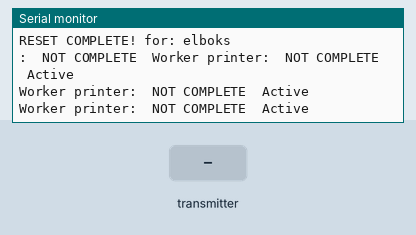
Recording of a sketch running on a simulated ESP32. Shown: the last lines printed to the serial monitor. The test bench sets the inputs (shaded band).

Above: at 5.2 s.
5.3 s: the transmitter starts sending completed = 0
At 5.9 s:
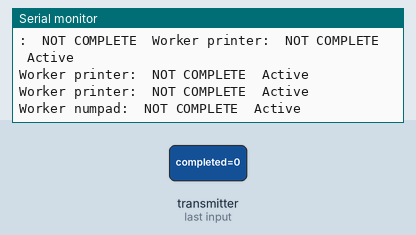
7.5 s: the transmitter starts sending completed = 1
At 9.4 s:
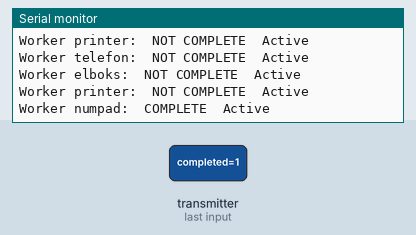

Measured:
- after the input at 5.3 s, the serial monitor: prints a new line after 0.21 s (image 1)
- after the input at 7.5 s, the serial monitor: prints a new line after 1.5 s (image 2)

The sketch:

Esp_now_controller_A.ino
```cpp
#include <esp_now.h>
#include <WiFi.h>
#include "message_structures.h"

#define NUMWORKERS 4

// for loop function
int workercount = 0;

// varibles for reset function
bool reseting = false;
int reset_worker_count = 0;

// variabler til data som skal ud til de forskellige enhederne
char phonenumber[9] = "11111111";  // 9 because of space for the null character 93996237
bool game_running = true;
char name[100] = "Mads Baunbæk";
char postnummer[5] = "1234";
bool start_printer = false;


// MAC adresses                                                                                                     ↓ workers id
uint8_t printer_macAdress[] = { 0xD8, 0xBC, 0x38, 0xFD, 0x06, 0x98 };     // mac adresse D8:BC:38:FD:06:98      B   0
uint8_t numpad_macAdress[] = { 0xE4, 0x65, 0xB8, 0x75, 0xC2, 0xF4 };      // mac adresse E4:65:B8:75:C2:F4      C   1
uint8_t telefon_macAdress[] = { 0xA8, 0x42, 0xE3, 0xAE, 0xAB, 0xE0 };     // mac adresse A8:42:E3:AE:AB:E0      D   2
uint8_t elboks_macAdress[] = { 0xD8, 0xBC, 0x38, 0xFD, 0x37, 0xC4 };      // mac adresse D8:BC:38:FD:37:C4      E   3
uint8_t controller_macAdress[] = { 0xD8, 0xBC, 0x38, 0xFD, 0x42, 0x28 };  // mac adresse D8:BC:38:FD:42:28      A

// array for names in same order as mac adress listed:
String worker_names[] = {"printer", "numpad", "telefon", "elboks"};
bool worker_completion[] = {false, false, false, false};

// array for peer info for esp now protocall
esp_now_peer_info_t workers[NUMWORKERS] = {};

// definer data varibler for hver enhed
worker_printer_struct printerData;
worker_numpad_struct numpadData;
worker_telefon_struct telefonData;
worker_elboks_struct elboksData;

// variabel for data der kommer ind fra enhederne
incomming_worker_message statusData;

// recieve function
void OnDataRecv(const uint8_t * mac, const uint8_t *incommingData, int len) {
  memcpy(&statusData, incommingData, sizeof(statusData));

  /*Serial.print("Data received: ");
  Serial.println(len);
  Serial.print("Game completed: ");
  Serial.println(statusData.completed);*/

  if (statusData.completed) {
    worker_completion[workercount] = true;

    switch(workercount) {
      case 0:

        break;
      case 1:

        break;
      case 2:

        break;
      case 3:
        start_printer = true;
        break;
    }
  }

  workercount++;
}

// sent function
void OnDataSent(const uint8_t *mac_addr, esp_now_send_status_t status) {
  //Serial.print("\r\nLast Packet Send Status:\t");
  if (status != ESP_NOW_SEND_SUCCESS) {
    workercount++;
  }

  if (reseting) {
    if (status != ESP_NOW_SEND_SUCCESS) {
      Serial.print("RESET FAILED! for: ");
      Serial.println(worker_names[reset_worker_count]);
    } else {
      Serial.print("RESET COMPLETE! for: ");
      Serial.println(worker_names[reset_worker_count]);
    }
    reset_worker_count++;
    delay(1000);

    if (reset_worker_count >= 4) {
      reset_worker_count = 0;
      reseting = false;
    }

  } else {
    Serial.println(status == ESP_NOW_SEND_SUCCESS ? "Active" : "Not Active");
  }
}

void call_worker(int workernumber) {
  esp_err_t result;
  switch(workernumber) {
    case 0:
      result = esp_now_send(workers[workernumber].peer_addr, (uint8_t *)&printerData, sizeof(printerData));
      break;
    case 1:
      result = esp_now_send(workers[workernumber].peer_addr, (uint8_t *)&numpadData, sizeof(numpadData));
      break;
    case 2:
      result = esp_now_send(workers[workernumber].peer_addr, (uint8_t *)&telefonData, sizeof(telefonData));
      break;
    case 3:
      result = esp_now_send(workers[workernumber].peer_addr, (uint8_t *)&elboksData, sizeof(elboksData));
      break;
  }

  Serial.print("Worker ");
  Serial.print(worker_names[workernumber]);
  Serial.print(":\t");

  if (worker_completion[workernumber]) {
    Serial.print("COMPLETE");
  } else {
    Serial.print("NOT COMPLETE");
  }

  Serial.print("\t");
}

void reset_workers() {
  reseting = true;

  printerData.game_running = false;
  numpadData.game_running = false;
  telefonData.game_running = false;
  elboksData.game_running = false;

  for (int i = 0; i < NUMWORKERS; i++) {
    call_worker(i);
    worker_completion[i] = false;
  }

  printerData.game_running = game_running;
  numpadData.game_running = game_running;
  telefonData.game_running = game_running;
  elboksData.game_running = game_running;
}


void setup() {
  Serial.begin(115200);

  WiFi.mode(WIFI_STA);  // Set ESP32 as a Wi-Fi Station

  if (esp_now_init() != ESP_OK) {  // Initilize ESP-NOW
    Serial.println("Error initializing ESP-NOW");
    return;
  }

  // adding worker printer
  memcpy(workers[0].peer_addr, printer_macAdress, 6);
  workers[0].channel = 0;
  workers[0].encrypt = false;

  if (esp_now_add_peer(&workers[0]) != ESP_OK) {
    Serial.print("Failed to add worker: ");
    Serial.println(worker_names[0]);
    return;
  }

  // adding worker numpad
  memcpy(workers[1].peer_addr, numpad_macAdress, 6);
  workers[1].channel = 0;
  workers[1].encrypt = false;

  if (esp_now_add_peer(&workers[1]) != ESP_OK) {
    Serial.print("Failed to add worker: ");
    Serial.println(worker_names[1]);
    return;
  }
  // adding worker telefon
  memcpy(workers[2].peer_addr, telefon_macAdress, 6);
  workers[2].channel = 0;
  workers[2].encrypt = false;

  if (esp_now_add_peer(&workers[2]) != ESP_OK) {
    Serial.print("Failed to add worker: ");
    Serial.println(worker_names[2]);
    return;
  }
  // adding worker elboks
  memcpy(workers[3].peer_addr, elboks_macAdress, 6);
  workers[3].channel = 0;
  workers[3].encrypt = false;

  if (esp_now_add_peer(&workers[3]) != ESP_OK) {
    Serial.print("Failed to add worker: ");
    Serial.println(worker_names[3]);
    return;
  }

  // register callback functions
  esp_now_register_send_cb(OnDataSent);
  esp_now_register_recv_cb(OnDataRecv);

  reset_workers();

  strcpy(telefonData.phonenumber, phonenumber);
  strcpy(printerData.name, name);
  strcpy(printerData.phonenumber, phonenumber);
  strcpy(printerData.postnummer, postnummer);

}


void loop() {
  telefonData.game_running = game_running;
  elboksData.game_running = game_running;
  printerData.game_running = game_running;

  printerData.print_numbers = start_printer;


  if (workercount >= 4) {
    workercount = 0;
    Serial.println();
  }
  call_worker(workercount);

  delay(500);

}
```

message_structures.h
```cpp
// worker - printer
typedef struct worker_printer_struct {
  bool game_running;
  char phonenumber[9];
  char name[100];
  char postnummer[5];
  bool print_numbers;
} worker_printer_struct;

// worker - numpad
typedef struct worker_numpad_struct {
  bool game_running;
  char postnummer[5];
} worker_numpad_struct;

// worker - Telefon
typedef struct worker_telefon_struct {
  bool game_running;
  char phonenumber[9];
} worker_telefon_struct;

// worker - elboks
typedef struct worker_elboks_struct {
  bool game_running;
} worker_elboks_struct;


// incomming worker message
typedef struct incomming_worker_message {
  bool completed;
} incomming_worker_message;
```
